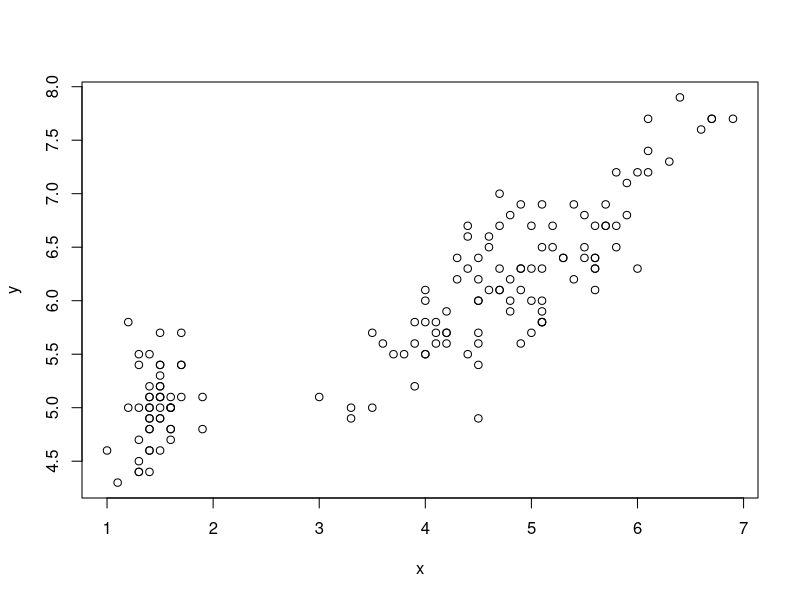
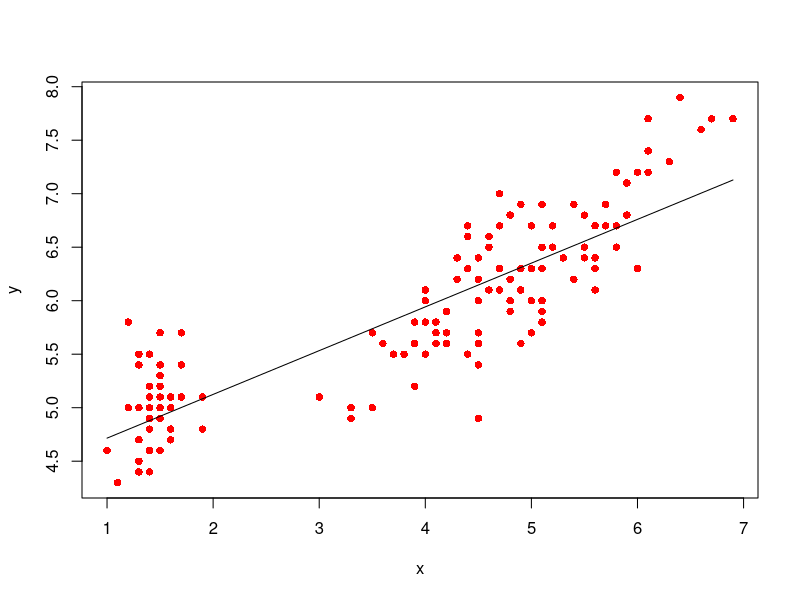

These figures' R source, in order:
#Codigo para problema 2
#codigo segunda practica
#todo se ejecuta con ctrl+enter
iris
mis_dades <- iris

y <- mis_dades$Sepal.Length
y

x <- mis_dades$Petal.Length
x

#si los petalos son grandes, los sepalos tambien?

plot(x,y)
#Por Gauss, vemos como hacer la recta de regression lineal
#midiendo la distancia cuadratica en el eje y de cada una de las muestras q^2=sum(y-yr)^2
#al hacer el sumatorio, equivale a la variancia. Buscamos la recta que minimíza la variància
# y = mx + b --> Q^2=sum(yi-(mxi+b))^2. Se calcula con la derivada parcial sobre m i b igualada a 0
#De eso sale m=(sum((xi-xmedia)*(yi-ymedia)))/(sum(xi-xmedia)^2))
#b=ymedia-mxmedia
#(media es mean)

#Ej 1, encontrar m, la interseccion de la recta con el eje y (b) y la prediccion del petal length=1.5

#a)
xbar <- mean(x)
xbar
#3.758
ybar <- mean(y)
ybar
#5.843333

m <- sum((x-xbar)*(y-ybar))/sum((x-xbar)^2)
m
# 0.4089223
b <- ybar - m*xbar
b
# 4.306603
#b) cuando x = 1.5
m*1.5+b
#4.919987

#si queremos dibujar la linea para ver todos los valores
mod <- lm(y~x) #altgr+4+space para el gusanito
ypredicted <- predict(mod, data.frame(x=x)) #data.frame(x=x) base de datos de una columna que se llama x y usa los valores de x
ypredicted

plot(x,y, pch=16, col='red')
lines(x, ypredicted) #se superpone al plot anterior
#plot(x,ypredicted) hace solo la recta

#para ver en que medida es buena la recta (si es cercana o lejana a los datos)
#consideramos r^2=0 cuando hay dispersion total, r^2=1 si no hay dispersion
#a mayor precision, mas cercano a 1, mas forma de linea con los datos originales
#R^2= sum(ypredicted-ybar)^2/sum(yi-ybar)^2

Rsq <- sum((ypredicted-ybar)^2)/sum((y-ybar)^2)
Rsq
#Rsq = 0.7599546
sqrt(Rsq) #lo mismo que cor.test(x,y)

summary(mod) #da toda la informacion sobre la recta, tarda
